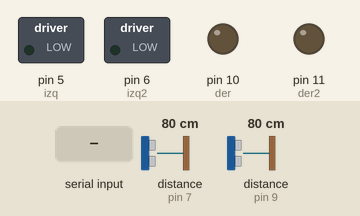
Simulated run of this sketch. Board: Arduino Uno, built with avr-gcc and run on an emulated ATmega328P. Shown: switched loads named in the sketch (green lamp = pin HIGH), output pins drawn as LEDs (lit = HIGH). Wiring (inferred from the names in the program): 2 × ultrasonic range finder: trigger pin 8, echo pin 7 / trigger pin 12, echo pin 9. Dashed ring = blinking. The test bench sets the inputs (shaded band); at power-on: distance to the obstacle (sensors on pin 7, pin 9) 80 cm. The echo pulse lasts 58.3 µs per cm; pins used as bus, display or sensor lines are not drawn.

Above: at 1.2 s.
1.3 s: "6" received over the second serial link
At 1.44 s:
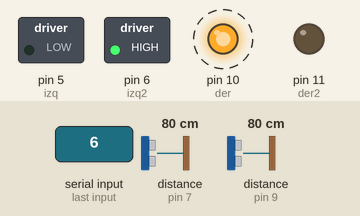
4.3 s: "1" received over the second serial link
At 5.3 s:
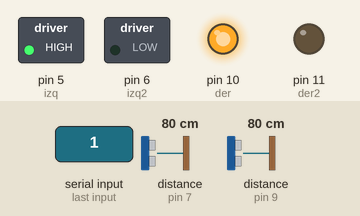
5.8 s: "2" received over the second serial link
At 6.3 s:
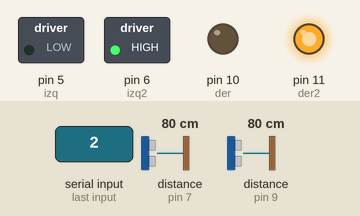
7.3 s: "5" received over the second serial link
At 8.5 s:
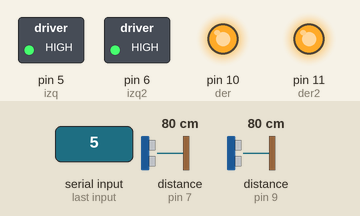
8.8 s: "0" received over the second serial link
At 9.7 s:
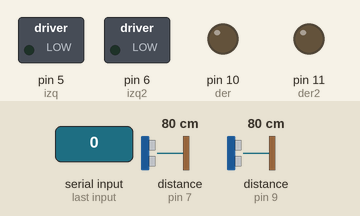
10.3 s: "3" received over the second serial link
At 11.1 s:
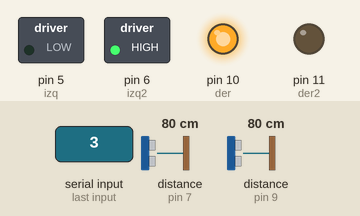
Timing chart, 0 to 12.8 s (numbered marks = the images above; inputs shaded):
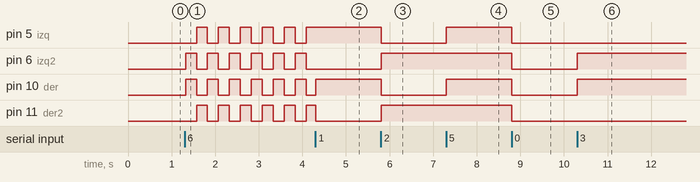

The sketch:

4Rober.ino
```cpp
/*
  Proyecto 4Rober ver Documentacion.
  Autor: Padron Agustin.
*/

#include <TimedAction.h>    //Libreria para ejecutar procedimientos cada determinado tiempo
#include <SoftwareSerial.h>   // Incluimos la librería  SoftwareSerial


//Variable de control de motores
int izq  = 5;   //motor izquierdo borne para avanzar
int izq2 = 6;   //motor izquierdo borne para retroceder
int der  = 10;  //motor derecho borne para avanzar
int der2 = 11;  //motor derecho borne para retroceder

//Variables de sensores de distancia
int echoPin_der = 7;
int trigPin_der = 8;
int echoPin_izq = 9;
int trigPin_izq = 12;

//variables de programa
int     estado = 0;
boolean protec_on = true;
boolean sacudir_on = false;

void sacudir();

SoftwareSerial BT(4,2);    // Definimos los pines RX y TX del Bluetooth
TimedAction sacudirT = TimedAction(250,sacudir);

void setup() {
  //se seleccionan los pines de salida para motores
  pinMode(izq, OUTPUT);
  pinMode(izq2, OUTPUT);
  pinMode(der, OUTPUT);
  pinMode(der2, OUTPUT);

  BT.begin(9600);       // Inicializamos el puerto serie BT
}

void loop() {
  if (sacudir_on) {
    sacudirT.check();
  }
  EscuchaBluetooth();
  if (protec_on){
    proteccion();
  }
}

//funcion de manejo de Bluetooth
void EscuchaBluetooth() {
  //Si envian algo por BR
  if(BT.available()) {
    int comando;
    comando = BT.read();
    sacudir_on = false;
    switch(comando) {
      case '0':
        neutro();
        break;
      case '1':
        avanzar(255);
        break;
      case '2':
        retroceder(255);
        break;
      case '3':
        izquierda(255);
        break;
      case '4':
        derecha(255);
        break;
      case '5':
        frenar(255);
        break;
      case '6':
        sacudir_on = true;
        break;
    }
  }

}

//Funciones de control de distancia
int medir(int trigPin,int echoPin){
  long durac;
  int dist;
  pinMode(trigPin, OUTPUT);
  pinMode(echoPin, INPUT);
  digitalWrite(trigPin, LOW);
  delayMicroseconds(2);
  digitalWrite(trigPin, HIGH);
  delayMicroseconds(10);
  digitalWrite(trigPin, LOW);
  durac = pulseIn(echoPin, HIGH);
  dist = (durac/2) / 29.1;
  return (dist);
}

int medir_derecha() {
  int medida = medir(trigPin_der, echoPin_der);
  return medida;
}

int medir_izquierda() {
  int medida = medir(trigPin_izq, echoPin_izq);
  return medida;
}

boolean limite_derecha() {
  int limite = 15;
  boolean resultado = false;
  if (medir_derecha() < limite) {
    resultado = true;
  }
  return resultado;
}

boolean limite_izquierda() {
  int limite = 15;
  boolean resultado = false;
  if (medir_izquierda() < limite) {
    resultado = true;
  }
  return resultado;
}

void proteccion() {
  if (limite_derecha() == true || limite_izquierda() == true){
    if (estado == 1) {
      neutro();
    }
  }
}

//Funciones de control de motores
void neutro() {
  analogWrite(izq, 0);
  analogWrite(izq2, 0);
  analogWrite(der, 0);
  analogWrite(der2, 0);
  estado = 0;
}

void frenar(int potencia) {
  analogWrite(izq, potencia);
  analogWrite(izq2, potencia);
  analogWrite(der, potencia);
  analogWrite(der2, potencia);
  estado = 5;
}


void avanzar(int potencia) {
  //para avanzar se hace giradar los motores derecho e izquierdo hacia adelante.
  analogWrite(izq, potencia);
  analogWrite(izq2, 0);
  analogWrite(der, potencia);
  analogWrite(der2, 0);
  estado = 1;
}

void retroceder(int potencia) {
  //para avanzar se hace giradar los motores derecho e izquierdo hacia adelante.
  analogWrite(izq, 0);
  analogWrite(izq2, potencia);
  analogWrite(der, 0);
  analogWrite(der2, potencia);
  estado = 2;
}

void izquierda(int potencia) {
  //para avanzar se hace giradar los motores derecho e izquierdo hacia adelante.
  analogWrite(izq, 0);
  analogWrite(izq2, potencia);
  analogWrite(der, potencia);
  analogWrite(der2, 0);
  estado = 3;
}

void derecha(int potencia) {
  //para avanzar se hace giradar los motores derecho e izquierdo hacia adelante.
  analogWrite(izq, potencia);
  analogWrite(izq2, 0);
  analogWrite(der, 0);
  analogWrite(der2, potencia);
  estado = 4;
}

void sacudir() {
  if (estado == 3) {
    derecha(255);
  }else{
    izquierda(255);
  }
}
```

Measured:
- after the input at 1.3 s, pin 5 (izq), pin 11 (der2): alternates HIGH for 0.25 s and LOW for 0.25 s, starting after 0.27 s; pin 6 (izq2), pin 10 (der): alternates HIGH for 0.25 s and LOW for 0.25 s, starting at once
- after the input at 4.3 s, pin 5 (izq): stops changing and stays HIGH; pin 6 (izq2): stops changing and stays LOW; pin 10 (der): goes on until 4.3 s, then stays HIGH; pin 11 (der2): goes on until 4.3 s, then stays LOW
- after the input at 5.8 s, pin 5 (izq), pin 10 (der): HIGH → LOW at once; pin 6 (izq2), pin 11 (der2): LOW → HIGH at once
- after the input at 7.3 s, pin 5 (izq), pin 10 (der): LOW → HIGH at once
- after the input at 8.8 s, pin 5 (izq), pin 6 (izq2), pin 10 (der), pin 11 (der2): HIGH → LOW at once
- after the input at 10.3 s, pin 6 (izq2), pin 10 (der): LOW → HIGH at once
